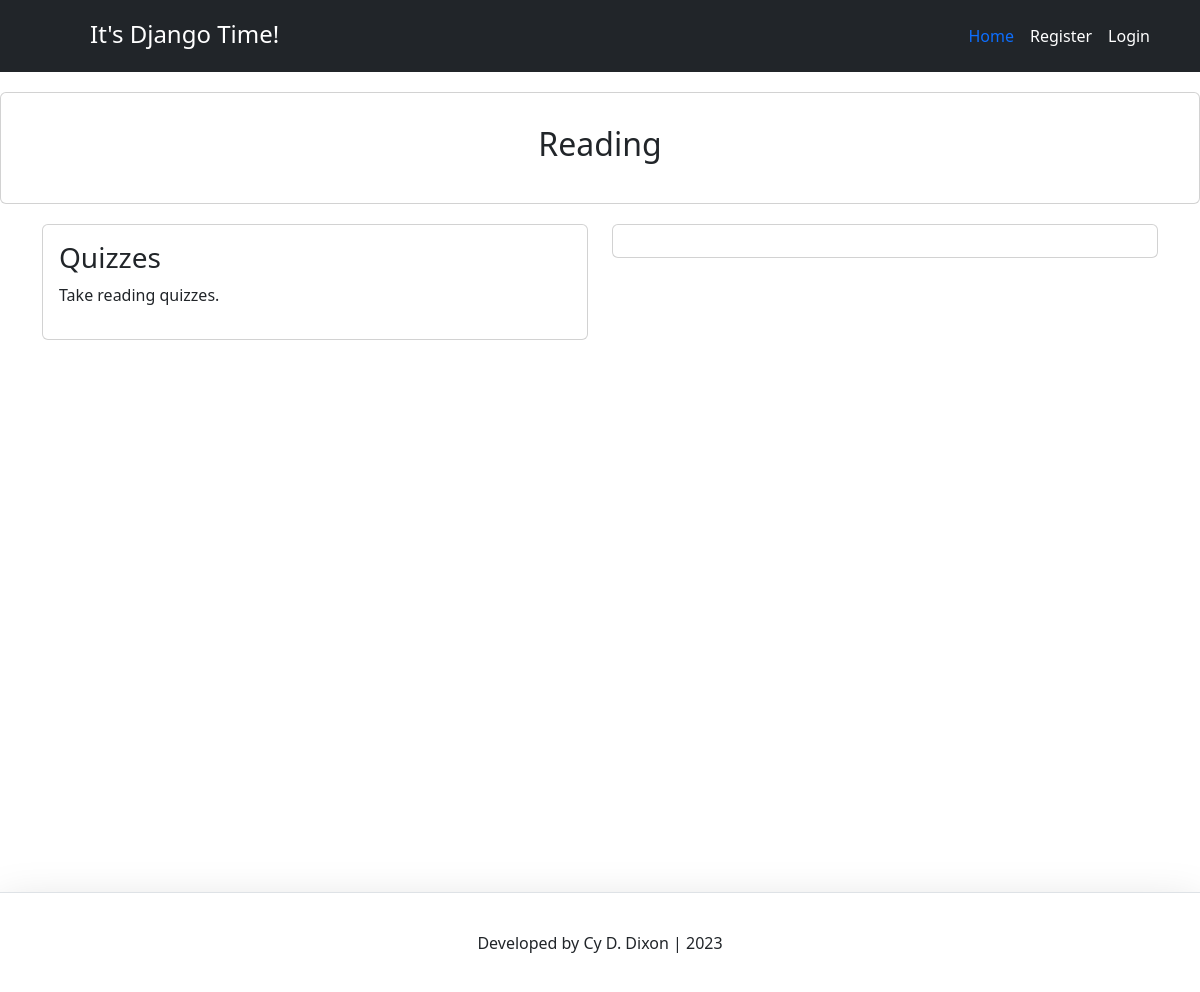
The page /quiz/reading/ on the database as committed earlier.
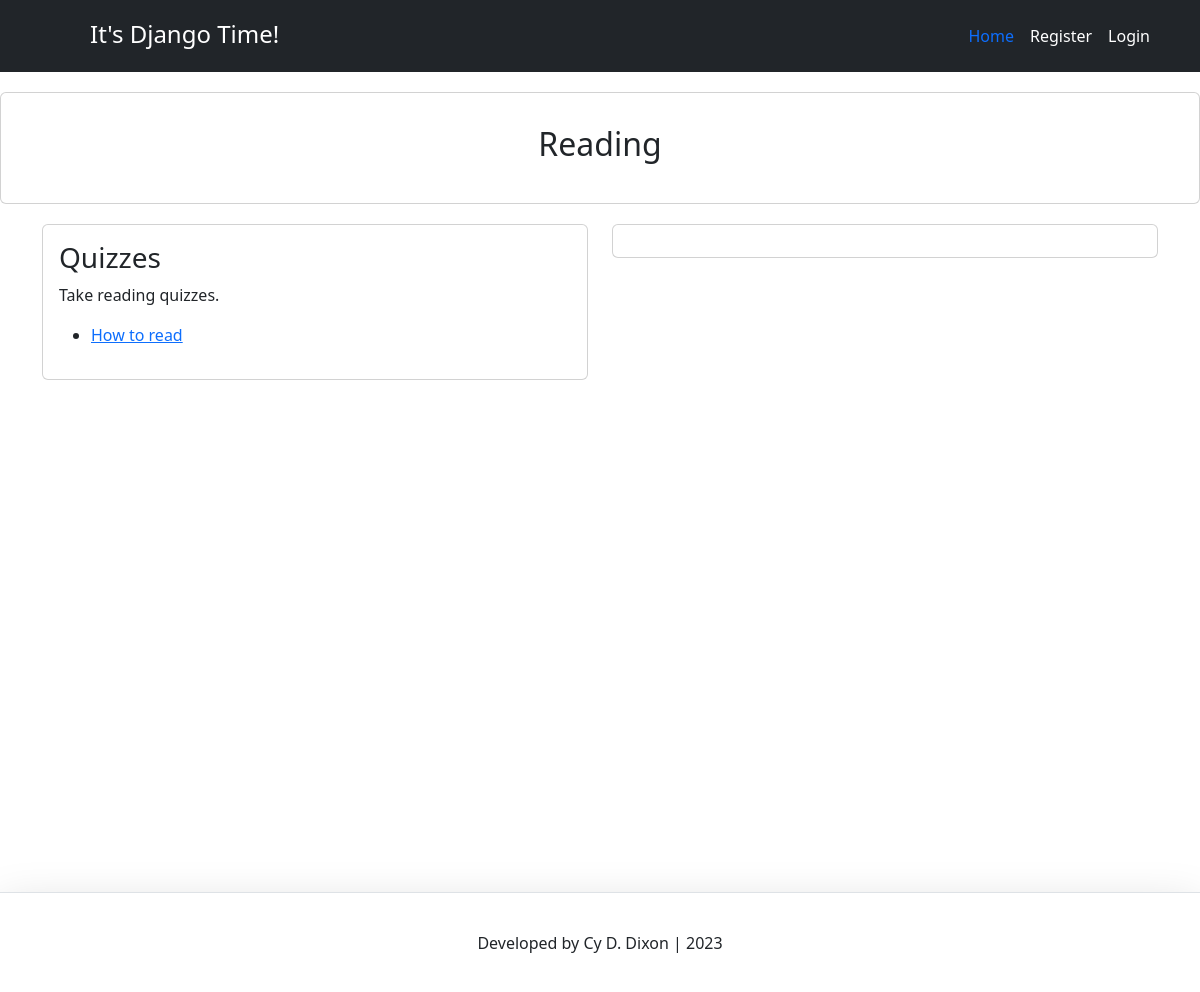
The same page on the database as committed later.
### quiz/models.py (models this page shows, shortened)
class Quiz(models.Model):
    name = models.CharField(max_length=255)
    type = models.CharField(max_length=255, default="none")
    description = models.TextField(default="empty")

### quiz/views.py (the view)
# urls.py: path('reading/', views.reading_view, name='reading_page'),
def reading_view(request):
    context = {}
    quizzes = Quiz.objects.all()
    user = request.user
    quiz_takers = QuizTaker.objects.all()
    context['quiz_takers'] = quiz_takers
    context['user'] = user
    context['quizzes'] = quizzes
    return render(request, 'reading_page.html', context)

### quiz/templates/reading_page.html (shortened to what this page needs)
{% extends 'base.html' %}
{% load static %}
{% block content %}
<div class="card text-center p-3">
  <div class="card-body">
    <h2 class="card-title">Reading</h2>
  </div>
</div>
<div class="container">
  <div class="row">
    <div class="col-sm-6 mb-3 mb-sm-0">
      <div class="card">
        <div class="card-body">
          <h3 class="card-title">Quizzes</h3>
          <p class="card-text">Take reading quizzes.</p>
          <ul>
            {% for quiz in quizzes %}
              {% if quiz.type == 'Reading' %}
              <li><a href="{% url 'start_quiz' quiz.id %}">{{ quiz.name }}</a></li>
              {% endif %}
            {% endfor %}
          </ul>
        </div>
      </div>
    </div>
    <div class="col-sm-6 mb-3 mb-sm-0">
		<div class="card">
		  <div class="card-body">
		  </div>
		</div>
	  </div>
  </div>
</div>
{% endblock content %}

Rows that differ between the two databases and show on the page:
added Quiz: name "How to read"
